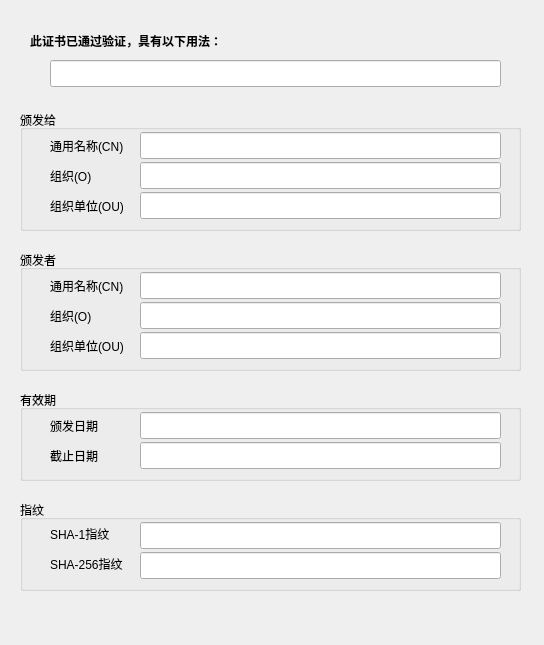
<?xml version="1.0" encoding="UTF-8"?>
<ui version="4.0">
 <class>GeneralWidget</class>
 <widget class="QWidget" name="GeneralWidget">
  <property name="geometry">
   <rect>
    <x>0</x>
    <y>0</y>
    <width>544</width>
    <height>645</height>
   </rect>
  </property>
  <property name="maximumSize">
   <size>
    <width>544</width>
    <height>645</height>
   </size>
  </property>
  <property name="windowTitle">
   <string>Form</string>
  </property>
  <widget class="QLabel" name="usageLabel">
   <property name="geometry">
    <rect>
     <x>30</x>
     <y>30</y>
     <width>491</width>
     <height>21</height>
    </rect>
   </property>
   <property name="font">
    <font>
     <weight>75</weight>
     <bold>true</bold>
    </font>
   </property>
   <property name="text">
    <string>此证书已通过验证，具有以下用法：</string>
   </property>
  </widget>
  <widget class="QLineEdit" name="usageLineEdit">
   <property name="geometry">
    <rect>
     <x>50</x>
     <y>60</y>
     <width>451</width>
     <height>27</height>
    </rect>
   </property>
  </widget>
  <widget class="QGroupBox" name="subjectGroupBox">
   <property name="geometry">
    <rect>
     <x>20</x>
     <y>110</y>
     <width>501</width>
     <height>121</height>
    </rect>
   </property>
   <property name="title">
    <string>颁发给</string>
   </property>
   <widget class="QLabel" name="label_2">
    <property name="geometry">
     <rect>
      <x>30</x>
      <y>22</y>
      <width>81</width>
      <height>27</height>
     </rect>
    </property>
    <property name="text">
     <string>通用名称(CN)</string>
    </property>
   </widget>
   <widget class="QLineEdit" name="subjectCnLineEdit">
    <property name="geometry">
     <rect>
      <x>120</x>
      <y>22</y>
      <width>361</width>
      <height>27</height>
     </rect>
    </property>
    <property name="readOnly">
     <bool>true</bool>
    </property>
   </widget>
   <widget class="QLabel" name="label_3">
    <property name="geometry">
     <rect>
      <x>30</x>
      <y>52</y>
      <width>81</width>
      <height>27</height>
     </rect>
    </property>
    <property name="text">
     <string>组织(O)</string>
    </property>
   </widget>
   <widget class="QLineEdit" name="subjectOrgLineEdit">
    <property name="geometry">
     <rect>
      <x>120</x>
      <y>52</y>
      <width>361</width>
      <height>27</height>
     </rect>
    </property>
    <property name="readOnly">
     <bool>true</bool>
    </property>
   </widget>
   <widget class="QLabel" name="label_4">
    <property name="geometry">
     <rect>
      <x>30</x>
      <y>82</y>
      <width>81</width>
      <height>27</height>
     </rect>
    </property>
    <property name="text">
     <string>组织单位(OU)</string>
    </property>
   </widget>
   <widget class="QLineEdit" name="subjectOuLineEdit">
    <property name="geometry">
     <rect>
      <x>120</x>
      <y>82</y>
      <width>361</width>
      <height>27</height>
     </rect>
    </property>
    <property name="readOnly">
     <bool>true</bool>
    </property>
   </widget>
  </widget>
  <widget class="QGroupBox" name="issuerGroupBox">
   <property name="geometry">
    <rect>
     <x>20</x>
     <y>250</y>
     <width>501</width>
     <height>121</height>
    </rect>
   </property>
   <property name="title">
    <string>颁发者</string>
   </property>
   <widget class="QLabel" name="label_5">
    <property name="geometry">
     <rect>
      <x>30</x>
      <y>22</y>
      <width>81</width>
      <height>27</height>
     </rect>
    </property>
    <property name="text">
     <string>通用名称(CN)</string>
    </property>
   </widget>
   <widget class="QLineEdit" name="issuerCnLineEdit">
    <property name="geometry">
     <rect>
      <x>120</x>
      <y>22</y>
      <width>361</width>
      <height>27</height>
     </rect>
    </property>
    <property name="readOnly">
     <bool>true</bool>
    </property>
   </widget>
   <widget class="QLabel" name="label_6">
    <property name="geometry">
     <rect>
      <x>30</x>
      <y>52</y>
      <width>81</width>
      <height>27</height>
     </rect>
    </property>
    <property name="text">
     <string>组织(O)</string>
    </property>
   </widget>
   <widget class="QLineEdit" name="issuerOrgLineEdit">
    <property name="geometry">
     <rect>
      <x>120</x>
      <y>52</y>
      <width>361</width>
      <height>27</height>
     </rect>
    </property>
    <property name="readOnly">
     <bool>true</bool>
    </property>
   </widget>
   <widget class="QLabel" name="label_7">
    <property name="geometry">
     <rect>
      <x>30</x>
      <y>82</y>
      <width>81</width>
      <height>27</height>
     </rect>
    </property>
    <property name="text">
     <string>组织单位(OU)</string>
    </property>
   </widget>
   <widget class="QLineEdit" name="issuerOuLineEdit">
    <property name="geometry">
     <rect>
      <x>120</x>
      <y>82</y>
      <width>361</width>
      <height>27</height>
     </rect>
    </property>
    <property name="text">
     <string/>
    </property>
    <property name="readOnly">
     <bool>true</bool>
    </property>
   </widget>
  </widget>
  <widget class="QGroupBox" name="validDateGroupBox">
   <property name="geometry">
    <rect>
     <x>20</x>
     <y>390</y>
     <width>501</width>
     <height>91</height>
    </rect>
   </property>
   <property name="title">
    <string>有效期</string>
   </property>
   <widget class="QLabel" name="label_8">
    <property name="geometry">
     <rect>
      <x>30</x>
      <y>22</y>
      <width>81</width>
      <height>27</height>
     </rect>
    </property>
    <property name="text">
     <string>颁发日期</string>
    </property>
   </widget>
   <widget class="QLineEdit" name="notbeforLineEdit">
    <property name="geometry">
     <rect>
      <x>120</x>
      <y>22</y>
      <width>361</width>
      <height>27</height>
     </rect>
    </property>
    <property name="readOnly">
     <bool>true</bool>
    </property>
   </widget>
   <widget class="QLabel" name="label_9">
    <property name="geometry">
     <rect>
      <x>30</x>
      <y>52</y>
      <width>81</width>
      <height>27</height>
     </rect>
    </property>
    <property name="text">
     <string>截止日期</string>
    </property>
   </widget>
   <widget class="QLineEdit" name="notafterLineEdit">
    <property name="geometry">
     <rect>
      <x>120</x>
      <y>52</y>
      <width>361</width>
      <height>27</height>
     </rect>
    </property>
    <property name="readOnly">
     <bool>true</bool>
    </property>
   </widget>
  </widget>
  <widget class="QGroupBox" name="fpGroupBox">
   <property name="geometry">
    <rect>
     <x>20</x>
     <y>500</y>
     <width>501</width>
     <height>91</height>
    </rect>
   </property>
   <property name="title">
    <string>指纹</string>
   </property>
   <widget class="QLabel" name="label_11">
    <property name="geometry">
     <rect>
      <x>30</x>
      <y>20</y>
      <width>81</width>
      <height>27</height>
     </rect>
    </property>
    <property name="text">
     <string>SHA-1指纹</string>
    </property>
   </widget>
   <widget class="QLineEdit" name="sha1LineEdit">
    <property name="geometry">
     <rect>
      <x>120</x>
      <y>22</y>
      <width>361</width>
      <height>27</height>
     </rect>
    </property>
    <property name="readOnly">
     <bool>true</bool>
    </property>
   </widget>
   <widget class="QLineEdit" name="sha256LineEdit">
    <property name="geometry">
     <rect>
      <x>120</x>
      <y>52</y>
      <width>361</width>
      <height>27</height>
     </rect>
    </property>
    <property name="cursorPosition">
     <number>0</number>
    </property>
    <property name="readOnly">
     <bool>true</bool>
    </property>
   </widget>
   <widget class="QLabel" name="label_10">
    <property name="geometry">
     <rect>
      <x>30</x>
      <y>50</y>
      <width>81</width>
      <height>27</height>
     </rect>
    </property>
    <property name="text">
     <string>SHA-256指纹</string>
    </property>
   </widget>
  </widget>
 </widget>
 <resources/>
 <connections/>
</ui>
